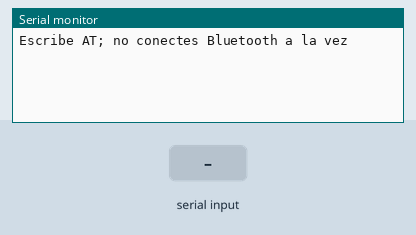
This sketch was run on a simulated Arduino Mega 2560, built with avr-gcc and run on an emulated ATmega2560. On the bench: the last lines printed to the serial monitor. Inputs (shaded band) come from the test bench.

Above: at 1.2 s.
1.3 s: "1" received over the second serial link
At 2.5 s:
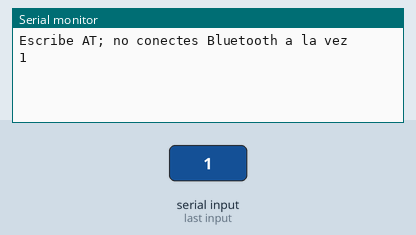
2.8 s: "0" received over the second serial link
At 3.7 s:
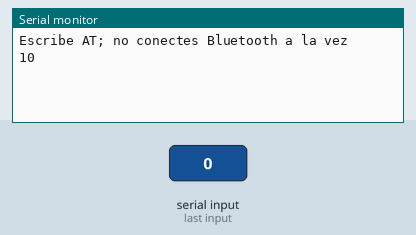

Measured:
- after the input at 1.3 s, the serial monitor: prints a new line at once (image 1)
- after the input at 2.8 s, the serial monitor: prints a new line at once (image 2)

The sketch:

67-telemetria-el-robot-informa.ino
```cpp
// Curso PX-32 — programa mínimo de la lección 67
// Cargar solo después de leer la sección de seguridad.
// Puente de diagnóstico ESP8266 por Serial1. No contiene credenciales.
void setup(){ Serial.begin(9600); Serial1.begin(115200); Serial.println("Escribe AT; no conectes Bluetooth a la vez"); }
void loop(){ while(Serial.available()) Serial1.write(Serial.read()); while(Serial1.available()) Serial.write(Serial1.read()); }
```
